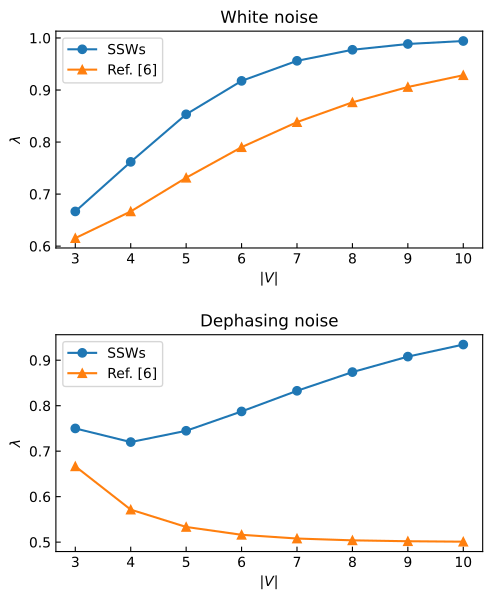

The Python source for this figure:
import matplotlib.pyplot as plt

fig = plt.figure(figsize = (14/2.54, 2*8.6/2.54))
ax1 = plt.subplot(211)
ax2 = plt.subplot(212)
fig.subplots_adjust(hspace=0.4)
V_set = [i for i in range(3, 11)]  # number of parties


SSW_bound_white = []
# \mathrm{Tr}(W_E\rho) = -\frac{1}{2} + \left[\frac{1}{2} - \frac{2}{4^{|E|}} + \frac{3}{2^{|E|+1}}\right]\lambda.
for V in range(3, 11):
    n = V - 1  # number of edges
    SSW_bound_white.append(1/(1-1/4**(n-1)+3/2**n))

SSW_bound_dephasing = []
# \mathrm{Tr}(W_E\rho) = -\frac{1}{2} + \left[\frac{1}{2}-\frac{1}{2^{|E|-1}}+\left(\frac{2}{3}\right)^{|E|-1}\right] \lambda.
for V in range(3, 11):
    n = V - 1
    SSW_bound_dephasing.append(1/(1-1/2**(n-2)+2**n/3**(n-1)))

GEN_bound_white = []
# \mathrm{Tr}(W_1\rho) = -1 + \left[1+\left(\frac{3}{4}\right)^{|E|}+\frac{2^{|E|}-3}{4^{|E|}}\right]\lambda.
for V in range(3, 11):
    n = V - 1
    GEN_bound_white.append(1/(1+3**n/4**n+(2**n-3)/4**n))

GEN_bound_dephasing = []
# \mathrm{Tr}(W_1\rho) = -1 + \left[2-\frac{1}{2^{|E|-1}}\right]\lambda.
for V in range(3, 11):
    n = V - 1
    GEN_bound_dephasing.append(1/(2-1/2**(n-1)))


ax1.plot(V_set, SSW_bound_white, label='SSWs', marker='o')
ax1.plot(V_set, GEN_bound_white, label='Ref. [6]', marker='^')

ax1.legend()
ax1.tick_params(axis='both', which='major', direction='in', labelsize=10)
ax1.tick_params(axis='both', which='minor', direction='in', labelsize=10)
ax1.set_title("White noise")
ax1.set_xlabel(r"$|V|$", fontsize=10)
ax1.set_ylabel(r"$\lambda$", fontsize=10)

ax2.plot(V_set, SSW_bound_dephasing, label='SSWs', marker='o')
ax2.plot(V_set, GEN_bound_dephasing, label='Ref. [6]', marker='^')

ax2.legend()
ax2.tick_params(axis='both', which='major', direction='in', labelsize=10)
ax2.tick_params(axis='both', which='minor', direction='in', labelsize=10)
ax2.set_title("Dephasing noise")
ax2.set_xlabel(r"$|V|$", fontsize=10)
ax2.set_ylabel(r"$\lambda$", fontsize=10)

fig.savefig('comparison.pdf', bbox_inches='tight')
